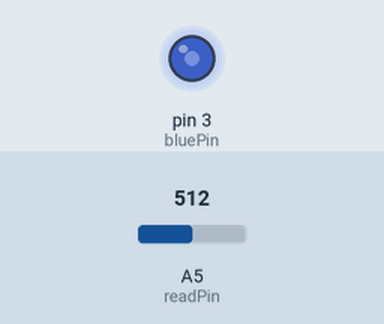
Simulated run of this sketch. Board: Arduino Uno, built with avr-gcc and run on an emulated ATmega328P. Shown: output pins drawn as LEDs (lit = HIGH). The inputs (shaded band) are chosen by the test bench; at power-on: A5 (readPin) = 512.

Above: at 1.2 s.
1.3 s: A5 (readPin) set to 716
At 1.8 s:
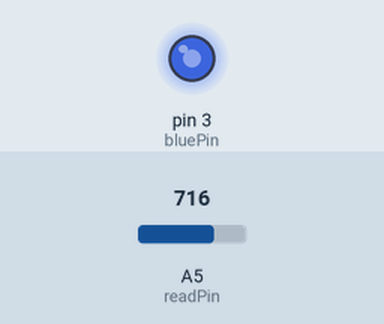
2.8 s: A5 (readPin) set to 900
At 4.0 s:
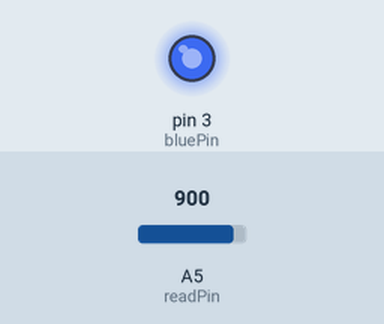
4.3 s: A5 (readPin) set to 122
At 5.2 s:
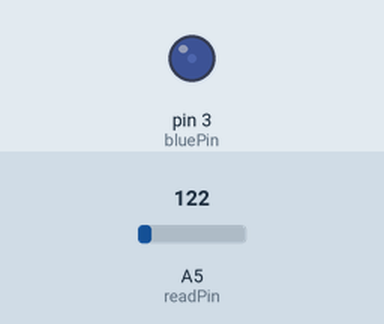
5.8 s: A5 (readPin) set to 0
At 6.4 s:
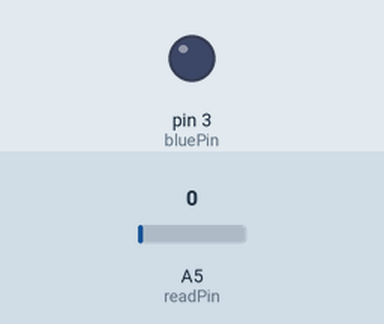
7.3 s: A5 (readPin) set to 511
At 8.7 s:
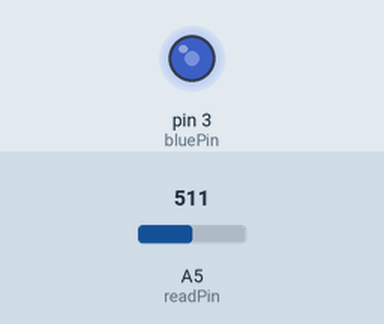
Timing chart, 0 to 9.8 s (numbered marks = the images above; inputs shaded):
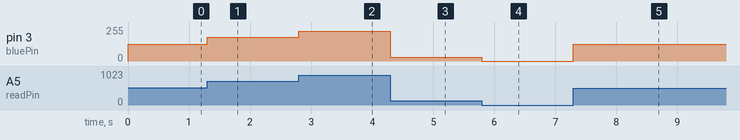

Measured:
- after the input at 1.3 s, pin 3 (bluePin): 127/255 → 178/255 at once
- after the input at 2.8 s, pin 3 (bluePin): 178/255 → 224/255 at once
- after the input at 4.3 s, pin 3 (bluePin): 224/255 → 30/255 at once
- after the input at 5.8 s, pin 3 (bluePin): 30/255 → 0/255 at once
- after the input at 7.3 s, pin 3 (bluePin): 0/255 → 127/255 at once

The sketch:

project8_dimmable_LED.ino
```cpp
// Project 8: Dimmable LED
// Board: Arduino Uno
// Potentiometer controls LED brightness in real time using PWM
// Turning the knob maps 0-5V input to 0-255 PWM output

int readPin = A5;  // potentiometer middle leg (wiper) - takes voltage reading
int bluePin = 3;   // blue LED longer leg (anode) - takes PWM input
int readValue;     // raw ADC value from potentiometer (0-1023)
double ledValue;   // mapped brightness value (0-255)

void setup() {
  pinMode(bluePin, OUTPUT);
  pinMode(readPin, INPUT);
  Serial.begin(9600);
}

void loop() {
  readValue = analogRead(readPin);               // read potentiometer
  ledValue = (255.0 / 1023.0) * readValue;       // map to PWM range
  analogWrite(bluePin, ledValue);                // set LED brightness
}
```
